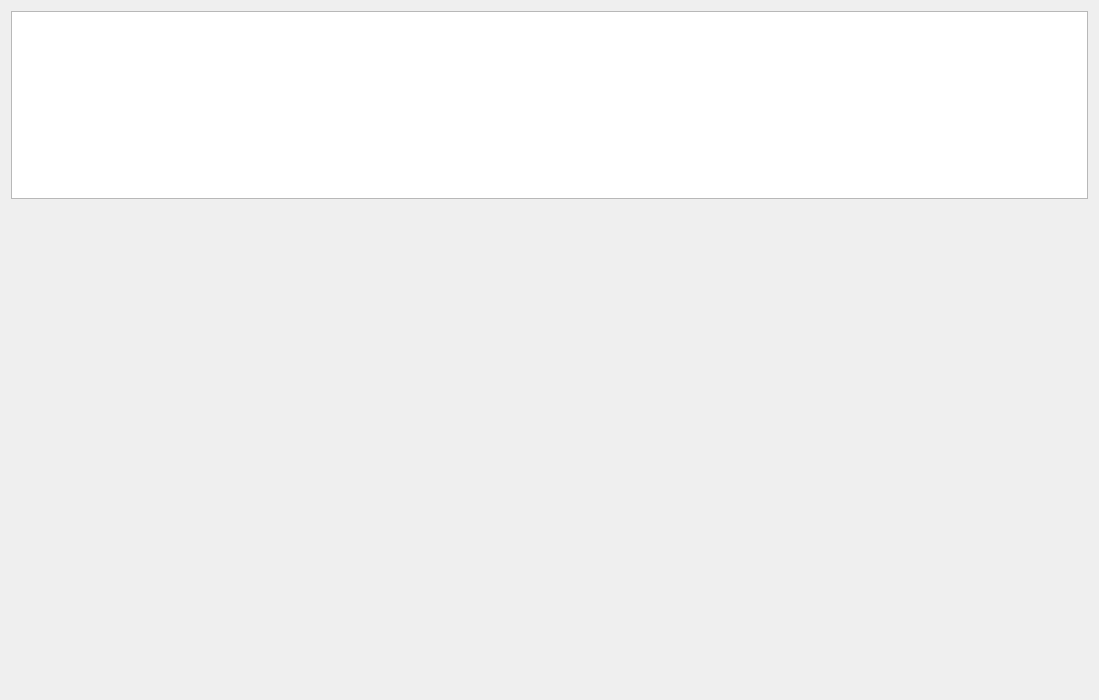
<?xml version="1.0" encoding="UTF-8"?>
<ui version="4.0">
 <class>OptimizationResults</class>
 <widget class="QWidget" name="OptimizationResults">
  <property name="geometry">
   <rect>
    <x>0</x>
    <y>0</y>
    <width>1099</width>
    <height>700</height>
   </rect>
  </property>
  <property name="windowTitle">
   <string>Form</string>
  </property>
  <layout class="QVBoxLayout" name="verticalLayout" stretch="2,5">
   <property name="spacing">
    <number>20</number>
   </property>
   <item>
    <widget class="myTableWidget" name="tableWidget"/>
   </item>
   <item>
    <widget class="myLineChart" name="widget" native="true"/>
   </item>
  </layout>
 </widget>
 <customwidgets>
  <customwidget>
   <class>myTableWidget</class>
   <extends>QTableWidget</extends>
   <header location="global">ui.paraSetting.myTableWidget</header>
  </customwidget>
  <customwidget>
   <class>myLineChart</class>
   <extends>QWidget</extends>
   <header location="global">mylinechart.py</header>
   <container>1</container>
  </customwidget>
 </customwidgets>
 <resources/>
 <connections/>
</ui>
